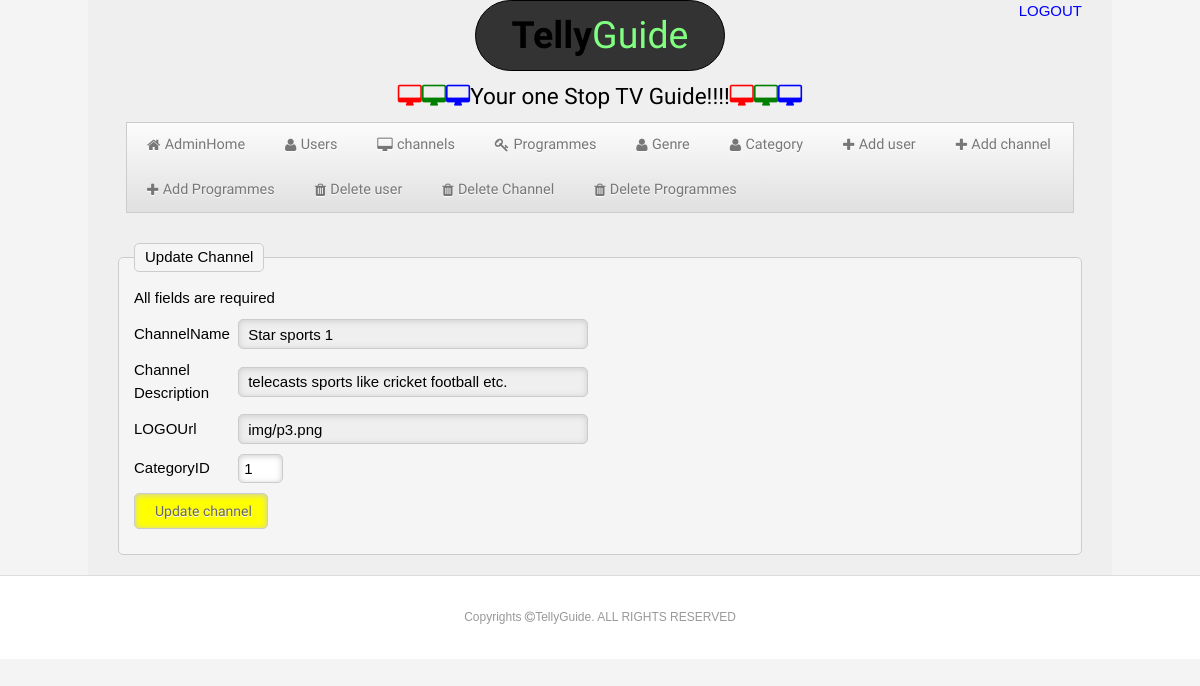
The app's page /channelupdate.php?cid=1 (signed in) with its own data.
### tables this page shows
CREATE TABLE `channel` (
  `ChannelID` int(11) NOT NULL,
  `ChannelName` varchar(50) NOT NULL,
  `ChannelDescription` text NOT NULL,
  `ChannelLOGOUrl` varchar(50) NOT NULL,
  `ChannelCategoryID` int(11) NOT NULL
);

### channelupdate.php (the view, shortened to what this page needs)
<?php
	include("db.php");?>
<!DOCTYPE html>
<html>
<head>
	<link rel="stylesheet" type="text/css" href="css/kickstart.css" media="all" />
	<link rel="stylesheet" type="text/css" href="style.css" media="all" />
	<link rel="stylesheet" type="text/css" href="fonts/font-awesome-4.2.0/css/font-awesome.css" media="all" />
		<link rel="stylesheet" type="text/css" href="fonts/font-awesome-4.2.0/css/font-awesome.min.css" media="all" />
</head>
<body>
<div id="container" class="grid">
 <header>
 <div> <a href="logout.php" style="float:right; color:blue;">LOGOUT</a></div>
 <div class="col_6 column" id="jinish">
<h3 class="hover"><a href="userhome.php"><strong>Telly</strong>Guide</a></h3>
 </div>
 <div class="col_12 column" id="txt">
 <h5><i class="fa fa-desktop" style=" color:red;"></i><i class="fa fa-desktop" style=" color:green;"></i><i class="fa fa-desktop" style=" color:blue;"></i>Your one Stop TV Guide!!!!<i class="fa fa-desktop" style=" color:red;"></i><i class="fa fa-desktop" style=" color:green;"></i><i class="fa fa-desktop" style=" color:blue;"></i></h5>
	 </div>
 </header>
<div class="col_12 column">
<ul class="menu" class="hover">
<li ><a href="adminhome.php"><i class="fa fa-home pull-left" ></i>AdminHome</a></li>
<li><a href="viewusers.php"><i class="fa fa-user pull-left" ></i>Users</a></li>
<li><a href="viewchannels.php"><i class="fa fa-desktop pull-left" ></i>channels</a></li>
<li><a href="viewprogrammes.php"><i class="fa fa-key pull-left" ></i>Programmes</a></li>
<li><a href="viewgenre.php"><i class="fa fa-user pull-left" ></i>Genre</a></li>
<li><a href="viewcategory.php"><i class="fa fa-user pull-left" ></i>Category</a></li>
<li><a href="adduser.php"><i class="fa fa-plus pull-left" ></i>Add user</a></li>
<li><a href="addchannels.php"><i class="fa fa-plus pull-left" ></i>Add channel</a></li>
<li><a href="addprogrammes.php"><i class="fa fa-plus pull-left" ></i>Add Programmes</a></li>
<li><a href="deleteusers.php"><i class="fa fa-trash pull-left" ></i>Delete user</a></li>
<li><a href="deletechannels.php"><i class="fa fa-trash pull-left" ></i>Delete Channel</a></li>
<li><a href="deleteprogramme.php"><i class="fa fa-trash pull-left" ></i>Delete Programmes</a></li>
</ul></div>
<?php
if(isset($_GET['cid']))
{
$id=$_GET['cid'];
$sql="SELECT * from channel where ChannelID=$id";
$r=mysqli_query($conn,$sql);
$f=mysqli_fetch_assoc($r);
    $name=$f['ChannelName'];
	$des=$f['ChannelDescription'];
	$logo=$f['ChannelLOGOUrl'];
	$cat=$f['ChannelCategoryID'];
}
?>
<form id="update_channel" method="POST" action="channelupdate.php">
	<fieldset>
	<legend>Update Channel</legend>
	<p>All fields are required</p>
		<p>
			<label for="channelname">ChannelName</label>
			<input id="channelname"  name="channelname" type="text" required="true" value="<?php echo $name;?>"/>
		</p>
		<p>
			<label for="channeldescription">Channel Description</label>
			<input id="channeldescription"  name="channeldescription" type="text" required="true" value="<?php echo $des;?>"/>
		</p>
		<p>
			<label for="channellogourl">LOGOUrl</label>
			<input id="channellogourl"  name="channellogourl" type="text" required="true" value="<?php echo $logo;?>" />
		</p>
		<p>
			<label for="channelcategoryid">CategoryID</label>
			<?php
			$sql="SELECT count(CategoryID) FROM category";
			$r=mysqli_query($conn,$sql) ;
			$f=mysqli_fetch_assoc($r);
			echo "<input type='number' name='channelcategoryid' required='true' min='1' max='".implode("",$f)."'step='1'value='".$cat."'></p>";
			?>
<p>
	<input type="submit" value="Update channel" name="updatechannel" style="background:yellow;">
</p>
</fieldset>
	</form>
</div>
<footer class="center" id="footer">
	<p>Copyrights <i class="fa fa-copyright"> </i>TellyGuide. ALL RIGHTS RESERVED<p>
</footer>
</body>
</html>

### css/kickstart.css (style rules this page uses)
* { -webkit-box-sizing: border-box; -moz-box-sizing: border-box; box-sizing: border-box; }
a { color:#4D99E0;outline:0; }
strong,b { color:#000;font-weight:bold; }
.center { text-align:center; float:center: }
article,aside,details,figcaption,figure, footer,header,hgroup,menu,nav,section { display:block; }
h1,h2,h3,h4,h5,h6 { font-weight:bold; line-height:140%; }
h3 { font-size:2.5em; margin:10px 0 10px 0; line-height:130%; }
h5 { font-size:1.5em; margin:10px 0 10px 0; }
p { margin:10px 0; }
ul, ol { padding:0; margin:0 0 20px 25px; }
li { padding:5px 0; margin:0; }

### style.css (style rules this page uses)
h1,h2,h3,h4,h5,h6 { font-family: "Arimo", arial, verdana, sans-serif; font-weight:normal; }
button, a.btn, input[type="submit"], input[type="reset"], input[type="button"] { font-family: "Arimo", arial, verdana, sans-serif; }
a { text-decoration:none; color:#80ff80; }
div ul li a { color:blue; }
.menu { font-family: "Arimo", arial, verdana, sans-serif; }
body { margin:0; padding:0 0 0 0; color:#000; background:#cccccc; font:normal 0.9em/150% 'Arimo', arial, verdana, sans-serif; text-shadow: 0 0 1px transparent; }
#footer { text-align:center; padding:20px; margin:0; border-top:1px solid #ddd; color:#999; font-size:0.8em; text-shadow:0px 1px 1px #fff; position: relative; top:0; left:0; background:#fff; }
#jinish { text-decoration:none; border:1px solid; margin:auto; padding:auto; min-height:50px; width:250px; background:#333333; text-align:center; border-radius:40px; float:center; }
#container { background: #efefef; overflow: auto; min-width: 960px; min-height: 300px; }
#txt { float:center; text-align:center; color#80ff80; }
body { font-family:arial; font-size: 15px; line-height: 1.5em; background: #f4f4f4; }
label { display: inline-block; width: 100px; }
input[type="text"],input[type='email'],input[type='password'],input[type='date'] { width: 350px; height: 30px; padding: 4px; background:#efefef; }

### css/kickstart-buttons.css (style rules this page uses)
button, a.btn, a.btn:visited, a.button, a.button:visited, input[type="submit"], input[type="reset"], input[type="button"] { position:relative; top:0; left:0; vertical-align: middle; margin:0; padding:10px 15px; line-height:100%; -moz-border-radius:5px; -webkit-border-radius:5px; border-radius:5px; cursor: pointer; width:auto; overflow:visible; font-weight:normal; font-size:14px; text-shadow:0 1px 0 #fff; color:#666; text-decoration:none; vertical-align: middle; -webkit-box-sizing: border-box; -moz-box-sizing: border-box; box-sizing: border-box; display:inline-block; *display:inline; zoom:1; border:1px solid #ccc; background: rgb(252,252,252); background: -moz-linear-gradient(top, rgba(252,252,252,1) 0%, rgba(224,224,224,1) 100%); background: -webkit-gradient(linear, left top, left bottom, color-stop(0%,rgba(252,252,252,1)), color-stop(100%,rgba(224,224,224,1))); background: -webkit-linear-gradient(top, rgba(252,252,252,1) 0%,rgba(224,224,224,1) 100%); background: -o-linear-gradient(top, rgba(252,252,252,1) 0%,rgba(224,224,224,1) 100%); filter: progid:DXImageTransform.Microsoft.gradient( startColorstr='#fcfcfc', endColorstr='#e0e0e0',GradientType=0 ); background: linear-gradient(top, rgba(252,252,252,1) 0%,rgba(224,224,224,1) 100%); }
button, input[type="submit"], input[type="reset"], input[type="button"] { *padding:7px 15px; }

### css/kickstart-menus.css (style rules this page uses)
.menu { margin:0;padding:0;line-height:100%; font-size:0; position:relative;z-index:1000; }
.menu:after { clear:both;content:' ';display:block;font-size:0;line-height:0;visibility:hidden;width:0;height:0 }
.menu li { margin:0;padding:0;list-style-type:none;display:inline-block;*display:inline;position:relative;zoom:1;line-height:inherit; top:0;left:0;font-size:16px; }
.menu li a { margin:0;padding:0;display:block;display:inline;display:inline-block;position:relative;zoom:1;line-height:100%;top:0;left:0; }
.menu { border:1px solid #ccc; background: #eee; background: -moz-linear-gradient(top, rgba(252,252,252,1) 0%, rgba(224,224,224,1) 100%); background: -webkit-gradient(linear, left top, left bottom, color-stop(0%,rgba(252,252,252,1)), color-stop(100%,rgba(224,224,224,1))); background: -webkit-linear-gradient(top, rgba(252,252,252,1) 0%,rgba(224,224,224,1) 100%); background: -o-linear-gradient(top, rgba(252,252,252,1) 0%,rgba(224,224,224,1) 100%); background: linear-gradient(top, rgba(252,252,252,1) 0%,rgba(224,224,224,1) 100%); z-index:600; }
.menu li a { text-shadow:0px 1px 1px #fff; padding:15px 20px; text-decoration:none; font-size:0.9em; color: #777; }

### records on screen
channel: channelname "Star sports 1", channeldescription "telecasts sports like cricket football etc.", channellogourl "img/p3.png"
